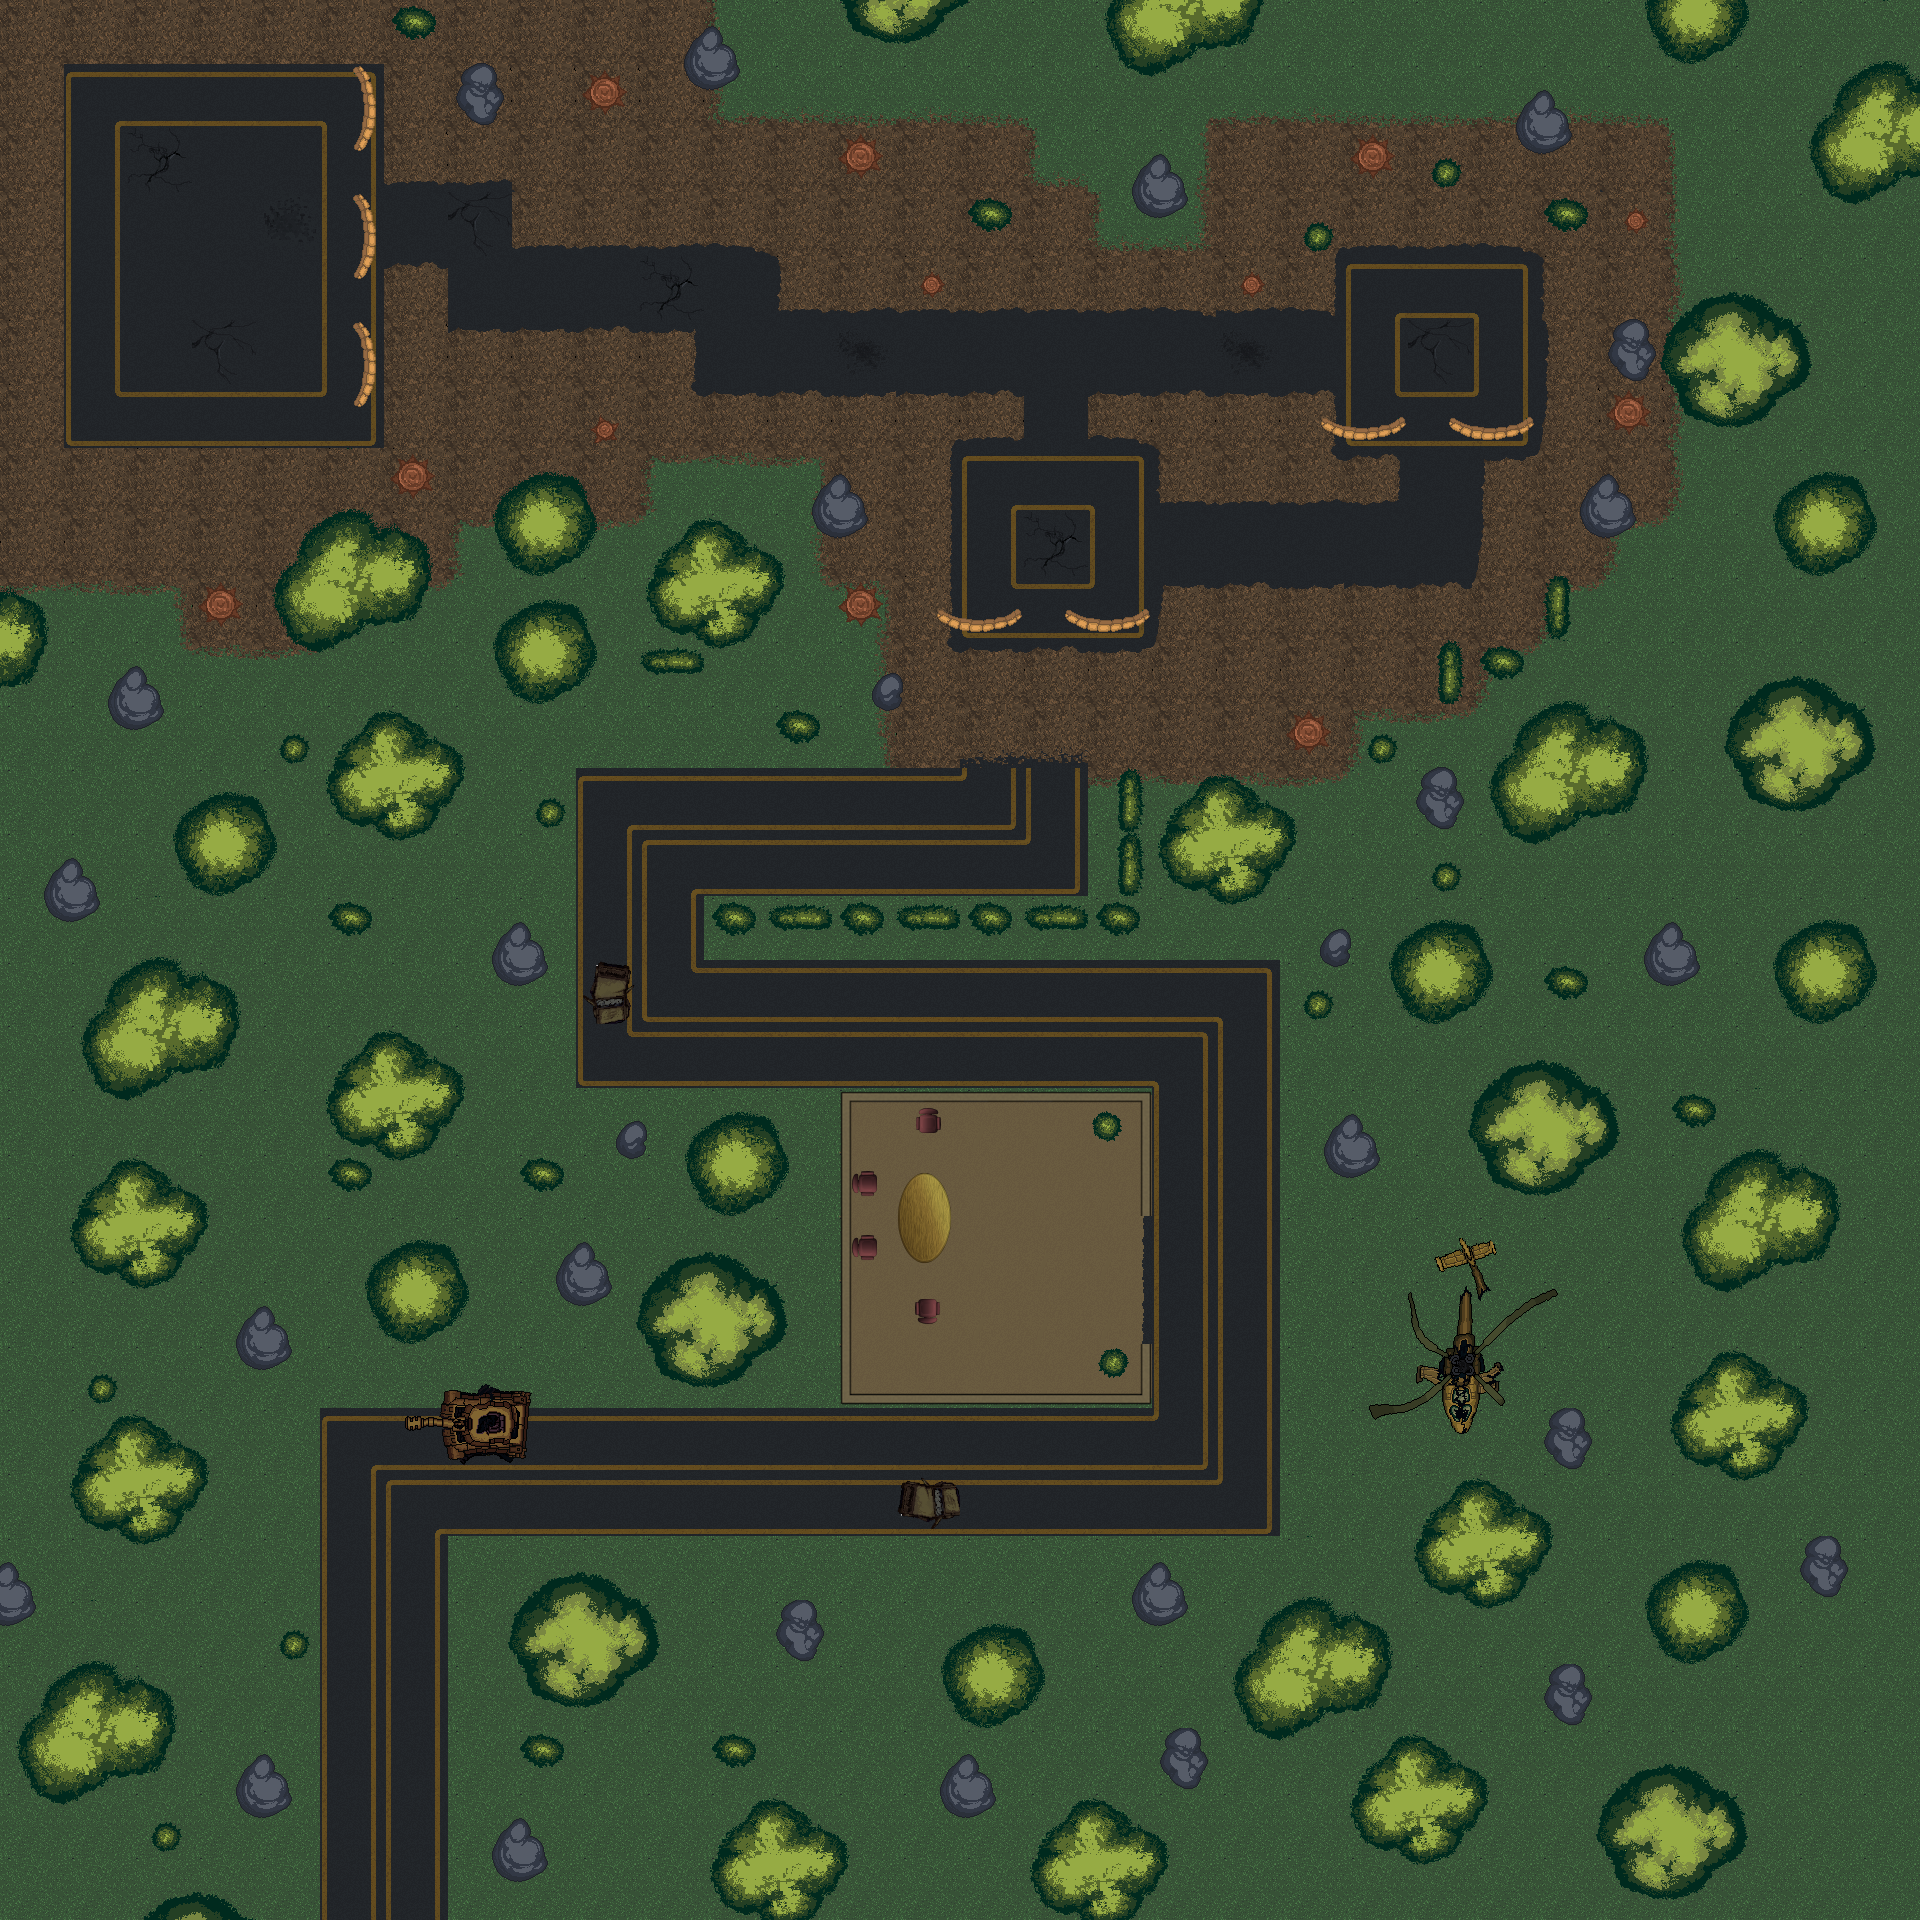

A 2D game scene composited from a Tiled map and its tileset images. What follows is a short description and the map's XML, with each tile layer's data collapsed to a summary:
An orthogonal 30x30 tile map with 64x64 px tiles, 10 tile layers (Ground, Ground Border, Path, Path Border, ...) and 194 objects (107x Wall, 67x Object, 8x mob, 5x area, 3x health, ...).

<map version="1.8" tiledversion="1.8.2" orientation="orthogonal" renderorder="right-down" width="30" height="30" tilewidth="64" tileheight="64" infinite="0" nextlayerid="12" nextobjectid="209">
 <tileset firstgid="1" name="tileset" tilewidth="64" tileheight="64" tilecount="961" columns="31">
  <image source="../images-sprites/tileset.png" width="2000" height="2000" />
 </tileset>
 <layer id="1" name="Ground" width="30" height="30">
  <data>[900 cells, 900 non-empty, 18 distinct tile ids]</data>
 </layer>
 <layer id="2" name="Ground Border" width="30" height="30">
  <data>[900 cells, 30 non-empty, 3 distinct tile ids]</data>
 </layer>
 <layer id="3" name="Path" width="30" height="30">
  <data>[900 cells, 400 non-empty, 34 distinct tile ids]</data>
 </layer>
 <layer id="4" name="Path Border" width="30" height="30">
  <data>[900 cells, 25 non-empty, 14 distinct tile ids]</data>
 </layer>
 <layer id="5" name="Path Border 2" width="30" height="30">
  <data>[900 cells, 37 non-empty, 19 distinct tile ids]</data>
 </layer>
 <layer id="10" name="Ground 2" width="30" height="30">
  <data>[900 cells, 77 non-empty, 15 distinct tile ids]</data>
 </layer>
 <layer id="7" name="Rocks" width="30" height="30">
  <data>[900 cells, 101 non-empty, 14 distinct tile ids]</data>
 </layer>
 <layer id="6" name="Trees" width="30" height="30">
  <data>[900 cells, 351 non-empty, 50 distinct tile ids]</data>
 </layer>
 <layer id="9" name="Building" width="30" height="30">
  <data>[900 cells, 16 non-empty, 9 distinct tile ids]</data>
 </layer>
 <layer id="8" name="Objects" width="30" height="30">
  <data>[900 cells, 50 non-empty, 33 distinct tile ids]</data>
 </layer>
 <objectgroup id="11" name="Obstacles">
  <object id="1" name="player" x="386" y="1870" width="23" height="19" />
  <object id="2" name="mob" x="861.67" y="1131.5" width="40" height="27">
   <properties>
    <property name="area" type="int" value="1" />
    <property name="gun" value="pistol" />
   </properties>
  </object>
  <object id="3" name="mob" x="970" y="583.5" width="10" height="15.5">
   <properties>
    <property name="area" type="int" value="2" />
    <property name="gun" value="rifle" />
   </properties>
  </object>
  <object id="4" name="mob" x="1106" y="583.5" width="13" height="19.5">
   <properties>
    <property name="area" type="int" value="2" />
    <property name="gun" value="rifle" />
   </properties>
  </object>
  <object id="5" name="mob" x="1346.5" y="379.5" width="19" height="17.5">
   <properties>
    <property name="area" type="int" value="3" />
    <property name="gun" value="pistol" />
   </properties>
  </object>
  <object id="6" name="mob" x="1475.5" y="376" width="28" height="24.5">
   <properties>
    <property name="area" type="int" value="3" />
    <property name="gun" value="rifle" />
   </properties>
  </object>
  <object id="7" name="mob" x="291.333" y="154" width="18.6667" height="36">
   <properties>
    <property name="area" type="int" value="4" />
    <property name="gun" value="pistol" />
   </properties>
  </object>
  <object id="9" name="mob" x="295.667" y="316.667" width="28" height="34">
   <properties>
    <property name="area" type="int" value="4" />
    <property name="gun" value="pistol" />
   </properties>
  </object>
  <object id="13" name="health" x="963.333" y="1132.83" width="33.3333" height="25.3333" />
  <object id="16" name="health" x="1417" y="309.667" width="33.3333" height="25.3333" />
  <object id="20" name="Wall" x="842.848" y="1093.87" width="6.66667" height="308.611" />
  <object id="21" name="Wall" x="1142.67" y="1093.93" width="6.66667" height="115.55" />
  <object id="23" name="Wall" x="850.485" y="1395.77" width="298.476" height="6.708" />
  <object id="24" name="Wall" x="850.966" y="1093.9" width="291.263" height="6.708" />
  <object id="25" name="Wall" x="899.035" y="1481.98" width="61.263" height="41.7686" />
  <object id="26" name="Wall" x="442.035" y="1390.12" width="89.263" height="72.7686" />
  <object id="27" name="Wall" x="404.702" y="1414.28" width="35.263" height="17.7686" />
  <object id="28" name="Wall" x="1407.37" y="1290.12" width="97.9297" height="143.769" />
  <object id="29" name="Wall" x="1434.37" y="1238.12" width="61.263" height="49.4357" />
  <object id="30" name="Wall" x="1507.37" y="1287.95" width="51.263" height="42.769" />
  <object id="31" name="Wall" x="1368.37" y="1401.62" width="36.8464" height="18.4357" />
  <object id="32" name="Wall" x="589.619" y="962.616" width="41.263" height="62.2686" />
  <object id="33" name="Wall" x="711.369" y="902.866" width="429.763" height="29.7686" />
  <object id="34" name="Wall" x="1114.12" y="771.616" width="31.263" height="125.769" />
  <object id="35" name="Wall" x="512.952" y="1578.7" width="136.513" height="126.685" />
  <object id="36" name="Wall" x="718.744" y="1810.99" width="116.513" height="101.686" />
  <object id="37" name="Wall" x="1241.74" y="1602.99" width="136.513" height="124.019" />
  <object id="38" name="Wall" x="1693.74" y="1156.99" width="136.513" height="124.019" />
  <object id="39" name="Wall" x="1472.74" y="1065.99" width="136.513" height="124.019" />
  <object id="40" name="Wall" x="1601.74" y="1767.99" width="136.513" height="124.019" />
  <object id="41" name="Wall" x="1352.41" y="1739.99" width="131.18" height="118.686" />
  <object id="42" name="Wall" x="1041.74" y="1812.66" width="111.846" height="100.686" />
  <object id="43" name="Wall" x="944.744" y="1630.99" width="95.1793" height="82.686" />
  <object id="44" name="Wall" x="1648.41" y="1567.66" width="95.1793" height="82.686" />
  <object id="45" name="Wall" x="1431.41" y="1500.66" width="95.1793" height="82.686" />
  <object id="46" name="Wall" x="368.41" y="1250.66" width="95.1793" height="82.686" />
  <object id="47" name="Wall" x="692.41" y="1119.99" width="95.1793" height="82.686" />
  <object id="48" name="Wall" x="64" y="1216" width="103.179" height="86.686" />
  <object id="49" name="Wall" x="81.7438" y="1433.99" width="116.512" height="97.3527" />
  <object id="50" name="Wall" x="645.744" y="1271.32" width="124.512" height="101.353" />
  <object id="51" name="Wall" x="335.077" y="1045.32" width="124.512" height="101.353" />
  <object id="52" name="Wall" x="333.744" y="725.323" width="124.512" height="101.353" />
  <object id="53" name="Wall" x="653.744" y="532.323" width="124.512" height="101.353" />
  <object id="54" name="Wall" x="500.744" y="614.323" width="86.512" height="81.353" />
  <object id="55" name="Wall" x="503.744" y="484.323" width="86.512" height="81.353" />
  <object id="56" name="Wall" x="184.744" y="809.323" width="77.512" height="73.353" />
  <object id="57" name="Wall" x="81.244" y="968.323" width="157.512" height="116.353" />
  <object id="58" name="Wall" x="17.244" y="1672.49" width="157.512" height="116.353" />
  <object id="59" name="Wall" x="1501.24" y="717.824" width="132.179" height="111.02" />
  <object id="60" name="Wall" x="1740.58" y="691.157" width="116.179" height="108.353" />
  <object id="61" name="Wall" x="1173.91" y="787.157" width="116.179" height="108.353" />
  <object id="62" name="Wall" x="1393.91" y="925.823" width="93.5123" height="84.353" />
  <object id="63" name="Wall" x="1777.91" y="928.49" width="88.179" height="84.353" />
  <object id="64" name="Wall" x="1675.91" y="305.823" width="116.179" height="108.353" />
  <object id="65" name="Wall" x="1825.91" y="73.8235" width="87.179" height="108.353" />
  <object id="66" name="Wall" x="1777.91" y="476.823" width="90.179" height="86.353" />
  <object id="67" name="Wall" x="280.577" y="525.823" width="142.846" height="108.353" />
  <object id="68" name="Wall" x="689.91" y="30.4902" width="43.8457" height="55.6863" />
  <object id="69" name="Wall" x="458.41" y="65.4902" width="43.8457" height="55.6863" />
  <object id="70" name="Wall" x="1137.41" y="159.49" width="43.8457" height="55.6863" />
  </objectgroup>
</map>
<!-- 134 of 194 objects omitted -->